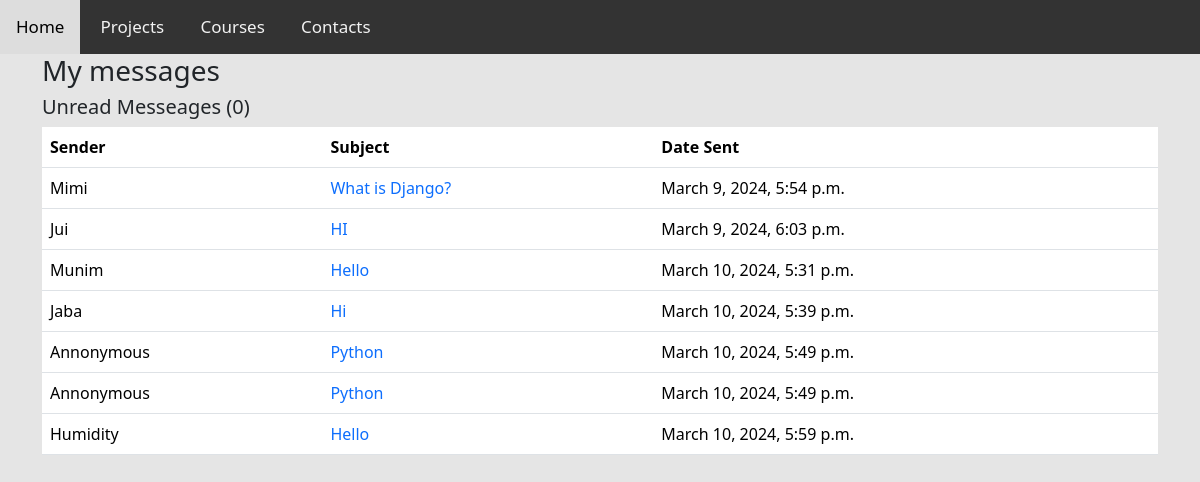
Screenshot of /inbox/ with the database file from the repository.
### base/models.py (models this page shows, shortened)
class Message(models.Model):
    name=models.CharField(null=True,max_length=200)
    email=models.CharField(null=True,max_length=200)
    subject=models.CharField(null=True,max_length=200)
    body=models.TextField()
    is_read=models.BooleanField(default=False)
    created=models.DateTimeField(auto_now_add=True)
    id = models.UUIDField(default=uuid.uuid4,  unique=True,
                          primary_key=True, editable=False)

### base/views.py (the view)
# urls.py: path('inbox/',views.inboxPage,name='inbox'),
def inboxPage(request):
    inbox=Message.objects.all().order_by('is_read')
    unreadCount=Message.objects.filter(is_read=False).count()
    context={'inbox':inbox, 'unreadCount':unreadCount}
    return render(request,'base/inbox.html',context)

### base/templates/base/inbox.html
{% extends 'base/main.html' %}
{% load static %}
{% block content %}
<div class="container">
<h3>My messages</h3>
<h5>Unread Messeages ({{unreadCount}})</h5>
<table class="table">
    <thead>
        <tr>
            <th>Sender</th>
            <th>Subject</th>
            <th>Date Sent</th>
        </tr>
    </thead>
    <tbody>
        {% for message in inbox %}
        {% if message.is_read %}
        <tr>
            {% else %}
           <tr style="font-weight: 900;">
            {% endif %}
            <td>{{message.name}}</td>
            <td><a style="text-decoration: none;" href="{% url 'message' message.id %}">{{message.subject}}</a></td>
            <td>{{message.created}}</td>
           </tr>
        {% endfor %}
    </tbody>
</table>
</div>
{% endblock content %}

### static/styles/main.css (style rules this page uses)
.body--design { background-color: #e5e5e5; }

### rows the page displays
Message: name "Mimi", subject "What is Django?", created "March 9, 2024, 5:54 p.m."
Message: name "Jui", subject "HI", created "March 9, 2024, 6:03 p.m."
Message: name "Munim", subject "Hello", created "March 10, 2024, 5:31 p.m."
Message: name "Jaba", subject "Hi", created "March 10, 2024, 5:39 p.m."
Message: name "Annonymous", subject "Python", created "March 10, 2024, 5:49 p.m."
Message: name "Annonymous", subject "Python", created "March 10, 2024, 5:49 p.m."
Message: name "Humidity", subject "Hello", created "March 10, 2024, 5:59 p.m."

### other values shown
{{ unreadCount }} "0"
